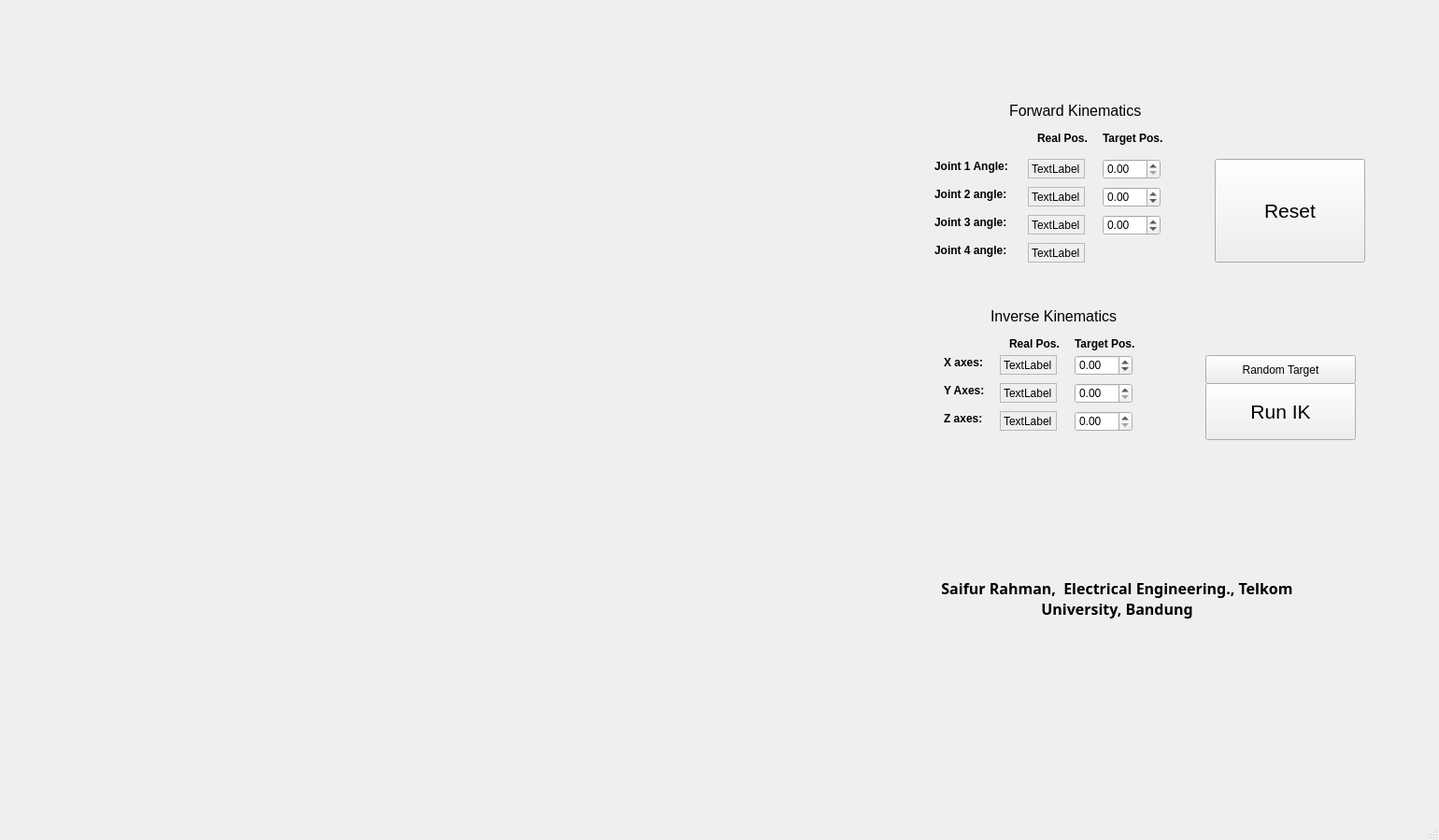
<?xml version="1.0" encoding="UTF-8"?>
<ui version="4.0">
 <class>MainWindow</class>
 <widget class="QMainWindow" name="MainWindow">
  <property name="geometry">
   <rect>
    <x>0</x>
    <y>0</y>
    <width>1540</width>
    <height>899</height>
   </rect>
  </property>
  <property name="windowTitle">
   <string>MainWindow</string>
  </property>
  <widget class="QWidget" name="centralwidget">
   <widget class="QLabel" name="labels1">
    <property name="geometry">
     <rect>
      <x>1000</x>
      <y>170</y>
      <width>91</width>
      <height>16</height>
     </rect>
    </property>
    <property name="font">
     <font>
      <weight>75</weight>
      <bold>true</bold>
     </font>
    </property>
    <property name="text">
     <string>Joint 1 Angle:</string>
    </property>
   </widget>
   <widget class="QLabel" name="labels2">
    <property name="geometry">
     <rect>
      <x>1000</x>
      <y>200</y>
      <width>91</width>
      <height>16</height>
     </rect>
    </property>
    <property name="font">
     <font>
      <weight>75</weight>
      <bold>true</bold>
     </font>
    </property>
    <property name="text">
     <string>Joint 2 angle:</string>
    </property>
   </widget>
   <widget class="QLabel" name="labels3">
    <property name="geometry">
     <rect>
      <x>1000</x>
      <y>230</y>
      <width>91</width>
      <height>16</height>
     </rect>
    </property>
    <property name="font">
     <font>
      <weight>75</weight>
      <bold>true</bold>
     </font>
    </property>
    <property name="text">
     <string>Joint 3 angle:</string>
    </property>
   </widget>
   <widget class="MplWidget" name="MplWidget" native="true">
    <property name="enabled">
     <bool>true</bool>
    </property>
    <property name="geometry">
     <rect>
      <x>20</x>
      <y>120</y>
      <width>961</width>
      <height>571</height>
     </rect>
    </property>
    <property name="mouseTracking">
     <bool>true</bool>
    </property>
    <property name="tabletTracking">
     <bool>true</bool>
    </property>
   </widget>
   <widget class="QPushButton" name="pushButton_reset">
    <property name="geometry">
     <rect>
      <x>1300</x>
      <y>170</y>
      <width>161</width>
      <height>111</height>
     </rect>
    </property>
    <property name="font">
     <font>
      <pointsize>16</pointsize>
     </font>
    </property>
    <property name="text">
     <string>Reset</string>
    </property>
   </widget>
   <widget class="QLabel" name="labels2_ik">
    <property name="geometry">
     <rect>
      <x>1010</x>
      <y>410</y>
      <width>91</width>
      <height>16</height>
     </rect>
    </property>
    <property name="font">
     <font>
      <weight>75</weight>
      <bold>true</bold>
     </font>
    </property>
    <property name="text">
     <string>Y Axes: </string>
    </property>
   </widget>
   <widget class="QLabel" name="labels1_ik">
    <property name="geometry">
     <rect>
      <x>1010</x>
      <y>380</y>
      <width>91</width>
      <height>16</height>
     </rect>
    </property>
    <property name="font">
     <font>
      <weight>75</weight>
      <bold>true</bold>
     </font>
    </property>
    <property name="text">
     <string>X axes: </string>
    </property>
   </widget>
   <widget class="QLabel" name="labels3_ik">
    <property name="geometry">
     <rect>
      <x>1010</x>
      <y>440</y>
      <width>91</width>
      <height>16</height>
     </rect>
    </property>
    <property name="font">
     <font>
      <weight>75</weight>
      <bold>true</bold>
     </font>
    </property>
    <property name="text">
     <string>Z axes: </string>
    </property>
   </widget>
   <widget class="QLabel" name="label_ik">
    <property name="geometry">
     <rect>
      <x>1060</x>
      <y>330</y>
      <width>191</width>
      <height>16</height>
     </rect>
    </property>
    <property name="font">
     <font>
      <pointsize>12</pointsize>
     </font>
    </property>
    <property name="text">
     <string>Inverse Kinematics</string>
    </property>
   </widget>
   <widget class="QLabel" name="label">
    <property name="geometry">
     <rect>
      <x>1000</x>
      <y>610</y>
      <width>391</width>
      <height>61</height>
     </rect>
    </property>
    <property name="font">
     <font>
      <family>MS PGothic</family>
      <pointsize>12</pointsize>
      <weight>75</weight>
      <bold>true</bold>
     </font>
    </property>
    <property name="text">
     <string>Saifur Rahman,  Electrical Engineering., Telkom University, Bandung</string>
    </property>
    <property name="alignment">
     <set>Qt::AlignCenter</set>
    </property>
    <property name="wordWrap">
     <bool>true</bool>
    </property>
   </widget>
   <widget class="QDoubleSpinBox" name="doubleSpinBox1">
    <property name="geometry">
     <rect>
      <x>1180</x>
      <y>170</y>
      <width>62</width>
      <height>22</height>
     </rect>
    </property>
    <property name="accelerated">
     <bool>true</bool>
    </property>
    <property name="minimum">
     <double>0.000000000000000</double>
    </property>
    <property name="maximum">
     <double>180.000000000000000</double>
    </property>
   </widget>
   <widget class="QDoubleSpinBox" name="doubleSpinBox2">
    <property name="geometry">
     <rect>
      <x>1180</x>
      <y>200</y>
      <width>62</width>
      <height>22</height>
     </rect>
    </property>
    <property name="accelerated">
     <bool>true</bool>
    </property>
    <property name="minimum">
     <double>-90.000000000000000</double>
    </property>
    <property name="maximum">
     <double>90.000000000000000</double>
    </property>
   </widget>
   <widget class="QDoubleSpinBox" name="doubleSpinBox3">
    <property name="geometry">
     <rect>
      <x>1180</x>
      <y>230</y>
      <width>62</width>
      <height>22</height>
     </rect>
    </property>
    <property name="accelerated">
     <bool>true</bool>
    </property>
    <property name="minimum">
     <double>-90.000000000000000</double>
    </property>
    <property name="maximum">
     <double>90.000000000000000</double>
    </property>
   </widget>
   <widget class="QLabel" name="label_fk">
    <property name="geometry">
     <rect>
      <x>1080</x>
      <y>110</y>
      <width>181</width>
      <height>16</height>
     </rect>
    </property>
    <property name="font">
     <font>
      <pointsize>12</pointsize>
     </font>
    </property>
    <property name="text">
     <string>Forward Kinematics</string>
    </property>
   </widget>
   <widget class="QDoubleSpinBox" name="doubleSpinBox_ik1">
    <property name="geometry">
     <rect>
      <x>1150</x>
      <y>380</y>
      <width>62</width>
      <height>22</height>
     </rect>
    </property>
    <property name="accelerated">
     <bool>true</bool>
    </property>
    <property name="minimum">
     <double>-99.000000000000000</double>
    </property>
   </widget>
   <widget class="QDoubleSpinBox" name="doubleSpinBox_ik2">
    <property name="geometry">
     <rect>
      <x>1150</x>
      <y>410</y>
      <width>62</width>
      <height>22</height>
     </rect>
    </property>
    <property name="accelerated">
     <bool>true</bool>
    </property>
   </widget>
   <widget class="QDoubleSpinBox" name="doubleSpinBox_ik3">
    <property name="geometry">
     <rect>
      <x>1150</x>
      <y>440</y>
      <width>62</width>
      <height>22</height>
     </rect>
    </property>
    <property name="accelerated">
     <bool>true</bool>
    </property>
   </widget>
   <widget class="QPushButton" name="pushButton_runik">
    <property name="geometry">
     <rect>
      <x>1290</x>
      <y>410</y>
      <width>161</width>
      <height>61</height>
     </rect>
    </property>
    <property name="font">
     <font>
      <pointsize>16</pointsize>
     </font>
    </property>
    <property name="text">
     <string>Run IK</string>
    </property>
   </widget>
   <widget class="QLabel" name="labels3_2">
    <property name="geometry">
     <rect>
      <x>1000</x>
      <y>260</y>
      <width>91</width>
      <height>16</height>
     </rect>
    </property>
    <property name="font">
     <font>
      <weight>75</weight>
      <bold>true</bold>
     </font>
    </property>
    <property name="text">
     <string>Joint 4 angle:</string>
    </property>
   </widget>
   <widget class="QLabel" name="label_j4">
    <property name="geometry">
     <rect>
      <x>1100</x>
      <y>260</y>
      <width>61</width>
      <height>21</height>
     </rect>
    </property>
    <property name="frameShape">
     <enum>QFrame::StyledPanel</enum>
    </property>
    <property name="text">
     <string>TextLabel</string>
    </property>
   </widget>
   <widget class="QLabel" name="label_x4">
    <property name="geometry">
     <rect>
      <x>1070</x>
      <y>380</y>
      <width>61</width>
      <height>21</height>
     </rect>
    </property>
    <property name="frameShape">
     <enum>QFrame::StyledPanel</enum>
    </property>
    <property name="text">
     <string>TextLabel</string>
    </property>
   </widget>
   <widget class="QLabel" name="label_y4">
    <property name="geometry">
     <rect>
      <x>1070</x>
      <y>410</y>
      <width>61</width>
      <height>21</height>
     </rect>
    </property>
    <property name="frameShape">
     <enum>QFrame::StyledPanel</enum>
    </property>
    <property name="text">
     <string>TextLabel</string>
    </property>
   </widget>
   <widget class="QLabel" name="label_z4">
    <property name="geometry">
     <rect>
      <x>1070</x>
      <y>440</y>
      <width>61</width>
      <height>21</height>
     </rect>
    </property>
    <property name="frameShape">
     <enum>QFrame::StyledPanel</enum>
    </property>
    <property name="text">
     <string>TextLabel</string>
    </property>
   </widget>
   <widget class="QLabel" name="label_iks">
    <property name="geometry">
     <rect>
      <x>1080</x>
      <y>360</y>
      <width>61</width>
      <height>16</height>
     </rect>
    </property>
    <property name="font">
     <font>
      <weight>75</weight>
      <bold>true</bold>
     </font>
    </property>
    <property name="text">
     <string>Real Pos.</string>
    </property>
   </widget>
   <widget class="QLabel" name="label_iks_2">
    <property name="geometry">
     <rect>
      <x>1150</x>
      <y>360</y>
      <width>71</width>
      <height>16</height>
     </rect>
    </property>
    <property name="font">
     <font>
      <weight>75</weight>
      <bold>true</bold>
     </font>
    </property>
    <property name="text">
     <string>Target Pos.</string>
    </property>
   </widget>
   <widget class="QPushButton" name="pushButton_rand">
    <property name="geometry">
     <rect>
      <x>1290</x>
      <y>380</y>
      <width>161</width>
      <height>31</height>
     </rect>
    </property>
    <property name="text">
     <string>Random Target</string>
    </property>
   </widget>
   <widget class="QLabel" name="label_j3">
    <property name="geometry">
     <rect>
      <x>1100</x>
      <y>230</y>
      <width>61</width>
      <height>21</height>
     </rect>
    </property>
    <property name="frameShape">
     <enum>QFrame::StyledPanel</enum>
    </property>
    <property name="text">
     <string>TextLabel</string>
    </property>
   </widget>
   <widget class="QLabel" name="label_j1">
    <property name="geometry">
     <rect>
      <x>1100</x>
      <y>170</y>
      <width>61</width>
      <height>21</height>
     </rect>
    </property>
    <property name="frameShape">
     <enum>QFrame::StyledPanel</enum>
    </property>
    <property name="text">
     <string>TextLabel</string>
    </property>
   </widget>
   <widget class="QLabel" name="label_iks_3">
    <property name="geometry">
     <rect>
      <x>1110</x>
      <y>140</y>
      <width>61</width>
      <height>16</height>
     </rect>
    </property>
    <property name="font">
     <font>
      <weight>75</weight>
      <bold>true</bold>
     </font>
    </property>
    <property name="text">
     <string>Real Pos.</string>
    </property>
   </widget>
   <widget class="QLabel" name="label_j2">
    <property name="geometry">
     <rect>
      <x>1100</x>
      <y>200</y>
      <width>61</width>
      <height>21</height>
     </rect>
    </property>
    <property name="frameShape">
     <enum>QFrame::StyledPanel</enum>
    </property>
    <property name="text">
     <string>TextLabel</string>
    </property>
   </widget>
   <widget class="QLabel" name="label_iks_4">
    <property name="geometry">
     <rect>
      <x>1180</x>
      <y>140</y>
      <width>71</width>
      <height>16</height>
     </rect>
    </property>
    <property name="font">
     <font>
      <weight>75</weight>
      <bold>true</bold>
     </font>
    </property>
    <property name="text">
     <string>Target Pos.</string>
    </property>
   </widget>
  </widget>
  <widget class="QMenuBar" name="menubar">
   <property name="geometry">
    <rect>
     <x>0</x>
     <y>0</y>
     <width>1540</width>
     <height>21</height>
    </rect>
   </property>
  </widget>
  <widget class="QStatusBar" name="statusbar"/>
 </widget>
 <customwidgets>
  <customwidget>
   <class>MplWidget</class>
   <extends>QWidget</extends>
   <header>mplwidget.h</header>
   <container>1</container>
  </customwidget>
 </customwidgets>
 <resources/>
 <connections/>
</ui>
